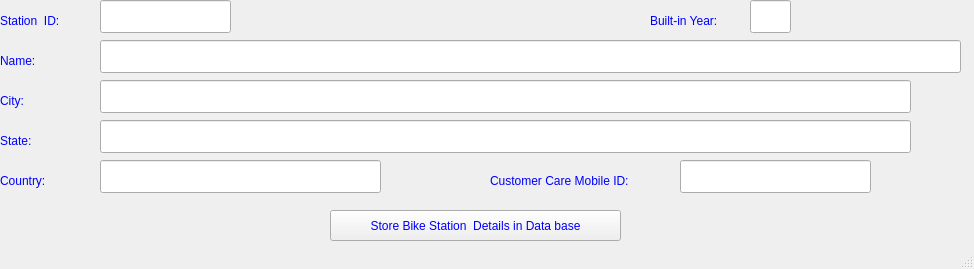
<?xml version="1.0" encoding="UTF-8"?>
<ui version="4.0">
 <class>MainWindow</class>
 <widget class="QMainWindow" name="MainWindow">
  <property name="geometry">
   <rect>
    <x>0</x>
    <y>0</y>
    <width>974</width>
    <height>269</height>
   </rect>
  </property>
  <property name="windowTitle">
   <string>Bike Station Details</string>
  </property>
  <property name="styleSheet">
   <string notr="true">color: rgb(0, 0, 255);
font: 75 12pt &quot;MS Shell Dlg 2&quot;;</string>
  </property>
  <widget class="QWidget" name="centralwidget">
   <widget class="QLabel" name="label">
    <property name="geometry">
     <rect>
      <x>0</x>
      <y>170</y>
      <width>71</width>
      <height>21</height>
     </rect>
    </property>
    <property name="text">
     <string>Country:</string>
    </property>
   </widget>
   <widget class="QLineEdit" name="lineEdit">
    <property name="geometry">
     <rect>
      <x>100</x>
      <y>160</y>
      <width>281</width>
      <height>33</height>
     </rect>
    </property>
   </widget>
   <widget class="QPushButton" name="pushButton">
    <property name="geometry">
     <rect>
      <x>330</x>
      <y>210</y>
      <width>291</width>
      <height>31</height>
     </rect>
    </property>
    <property name="text">
     <string>Store Bike Station  Details in Data base</string>
    </property>
   </widget>
   <widget class="QLineEdit" name="lineEdit_3">
    <property name="geometry">
     <rect>
      <x>100</x>
      <y>0</y>
      <width>131</width>
      <height>33</height>
     </rect>
    </property>
   </widget>
   <widget class="QLineEdit" name="lineEdit_4">
    <property name="geometry">
     <rect>
      <x>100</x>
      <y>40</y>
      <width>861</width>
      <height>33</height>
     </rect>
    </property>
   </widget>
   <widget class="QLineEdit" name="lineEdit_5">
    <property name="geometry">
     <rect>
      <x>100</x>
      <y>80</y>
      <width>811</width>
      <height>33</height>
     </rect>
    </property>
   </widget>
   <widget class="QLineEdit" name="lineEdit_6">
    <property name="geometry">
     <rect>
      <x>100</x>
      <y>120</y>
      <width>811</width>
      <height>33</height>
     </rect>
    </property>
   </widget>
   <widget class="QLabel" name="label_3">
    <property name="geometry">
     <rect>
      <x>0</x>
      <y>10</y>
      <width>91</width>
      <height>21</height>
     </rect>
    </property>
    <property name="text">
     <string>Station  ID:</string>
    </property>
   </widget>
   <widget class="QLabel" name="label_4">
    <property name="geometry">
     <rect>
      <x>0</x>
      <y>50</y>
      <width>61</width>
      <height>21</height>
     </rect>
    </property>
    <property name="text">
     <string>Name:</string>
    </property>
   </widget>
   <widget class="QLabel" name="label_5">
    <property name="geometry">
     <rect>
      <x>0</x>
      <y>130</y>
      <width>71</width>
      <height>21</height>
     </rect>
    </property>
    <property name="text">
     <string>State:</string>
    </property>
   </widget>
   <widget class="QLabel" name="label_6">
    <property name="geometry">
     <rect>
      <x>0</x>
      <y>90</y>
      <width>71</width>
      <height>21</height>
     </rect>
    </property>
    <property name="text">
     <string>City:</string>
    </property>
   </widget>
   <widget class="QLabel" name="label_2">
    <property name="geometry">
     <rect>
      <x>490</x>
      <y>170</y>
      <width>191</width>
      <height>21</height>
     </rect>
    </property>
    <property name="text">
     <string>Customer Care Mobile ID:</string>
    </property>
   </widget>
   <widget class="QLineEdit" name="lineEdit_2">
    <property name="geometry">
     <rect>
      <x>680</x>
      <y>160</y>
      <width>191</width>
      <height>33</height>
     </rect>
    </property>
   </widget>
   <widget class="QLabel" name="label_7">
    <property name="geometry">
     <rect>
      <x>650</x>
      <y>10</y>
      <width>101</width>
      <height>21</height>
     </rect>
    </property>
    <property name="text">
     <string>Built-in Year:</string>
    </property>
   </widget>
   <widget class="QLineEdit" name="lineEdit_7">
    <property name="geometry">
     <rect>
      <x>750</x>
      <y>0</y>
      <width>41</width>
      <height>33</height>
     </rect>
    </property>
   </widget>
  </widget>
  <widget class="QStatusBar" name="statusbar"/>
 </widget>
 <resources/>
 <connections/>
</ui>
